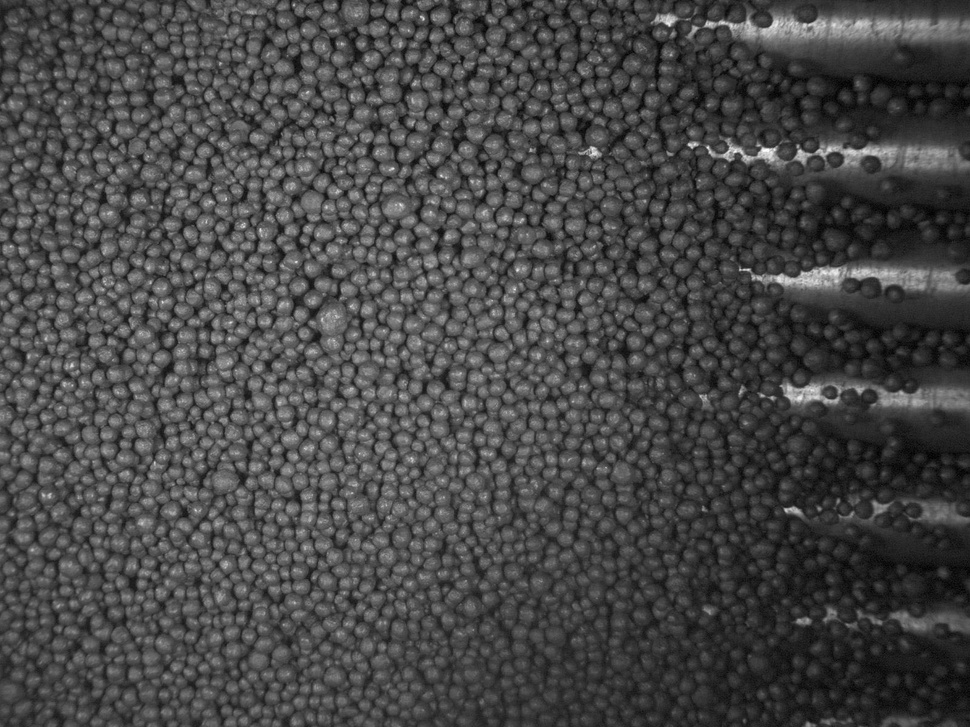
#> input picture selfMessCode/hole/1.jpg, 970 x 727 px, shrunk from 1600 x 1200 before the run
$ python alldef.py
#> lines starting #> are read from the running program, lines starting #| are printed output that depends on the picture; after the words box and inside, x2 and y2 are one past the last pixel; in counts of white or black regions, pixels touching at a corner belong together
# -*- coding: utf-8 -*-

"""
    @Author  : Mumu
    @Time    : 2022/8/6 20:54
    @Function:

"""

import cv2, math
import numpy as np
import xlsxwriter as xw

dirpath = r'1.jpg'


# 拟合图片地址


def fillHole(im_in):
    im_floodfill = im_in.copy()

    # Mask used to flood filling.
    # Notice the size needs to be 2 pixels than the image.
    h, w = im_in.shape[:2]
    mask = np.zeros((h + 2, w + 2), np.uint8)

    # Floodfill from point (0, 0)
    cv2.floodFill(im_floodfill, mask, (0, 0), 255);

    # Invert floodfilled image
    im_floodfill_inv = cv2.bitwise_not(im_floodfill)

    # Combine the two images to get the foreground.
    im_out = im_in | im_floodfill_inv

    return im_out


img_cv = cv2.imread(dirpath)
#> img_cv is the input picture: shape (727, 970, 3); min 0, max 255, mean 71.4
# cv2.imshow("img_cvmage", img_cv)
gray_img = cv2.cvtColor(img_cv, cv2.COLOR_BGR2GRAY)
retval, dst = cv2.threshold(gray_img, 23, 255, cv2.THRESH_BINARY)
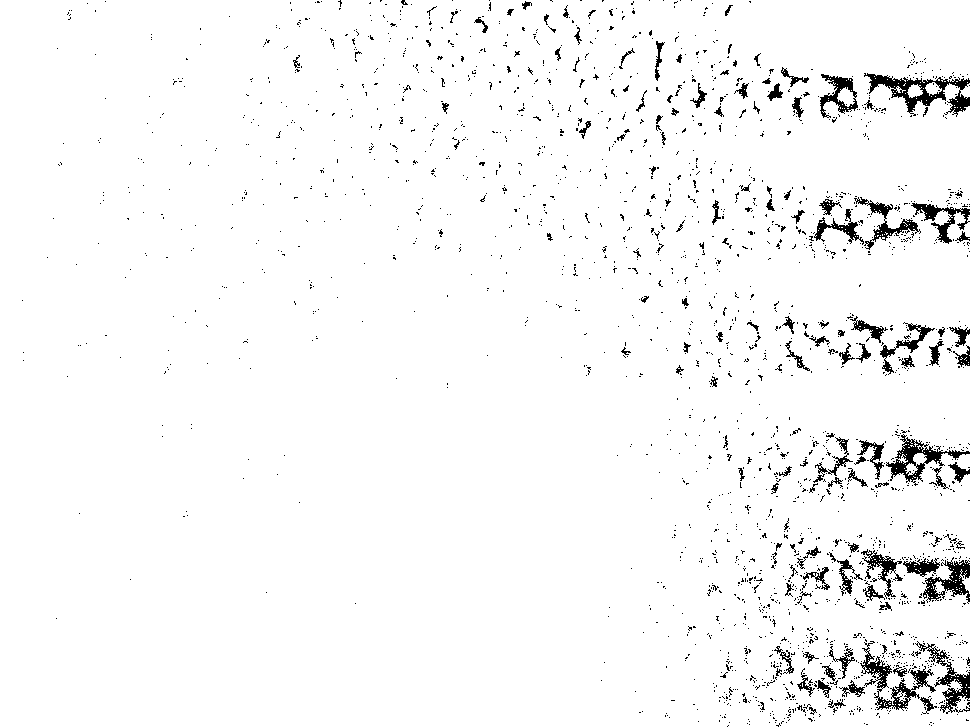
#> dst: shape (727, 970); 96.7% white; black in thin lines or dots
# cv2.imshow("binary",dst)
imf = fillHole(dst)
#> in fillHole, `im_floodfill_inv = cv2.bitwise_not(im_floodfill)`: im_floodfill_inv: shape (727, 970); 3.3% white in thin lines or dots
#> in fillHole, `im_out = im_in | im_floodfill_inv`: im_out: shape (727, 970); every value is 255
# cv2.imshow("imfmage", imf)
dst1 = dst.copy()
cv2.bitwise_not(dst1, dst)
extended = cv2.copyMakeBorder(dst, 10, 10, 10, 10, cv2.BORDER_CONSTANT, value=[255, 255, 255])
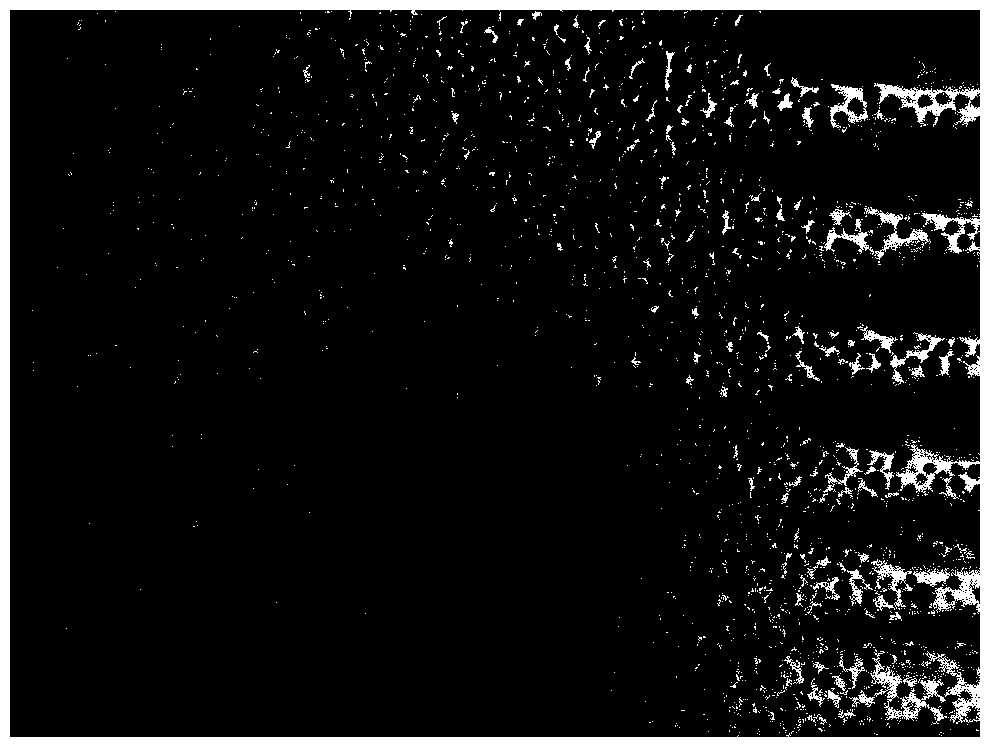
#> extended: shape (747, 990); 7.8% white; 2186 white regions (2056 under 20 px), largest, box (x1, y1, x2, y2) and area: (0, 0, 990, 747) 40128, (870, 651, 946, 721) 1212, (864, 207, 931, 260) 714
mh, mw = extended.shape[:2]
#> mh = 747; mw = 990
mask = np.zeros([mh + 2, mw + 2], np.uint8)
cv2.floodFill(extended, mask, (5, 5), (0, 0, 0), flags=cv2.FLOODFILL_FIXED_RANGE)
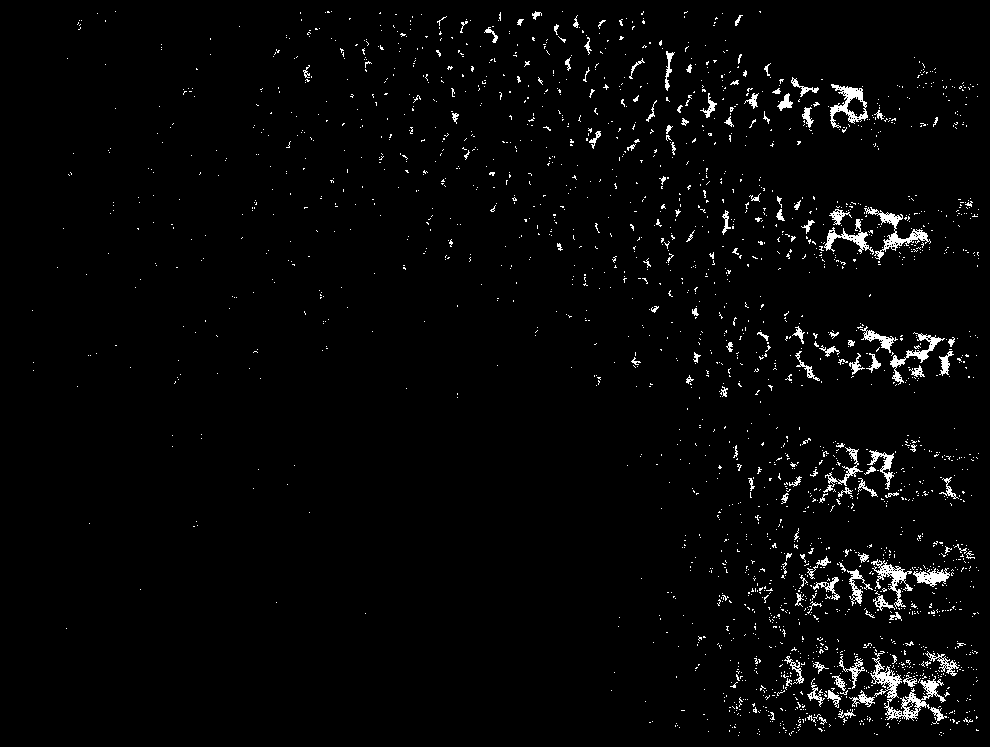
#> extended: shape (747, 990); 2.4% white in thin lines or dots
cropImg = extended[10:10 + img_cv.shape[0], 10:10 + img_cv.shape[1]]
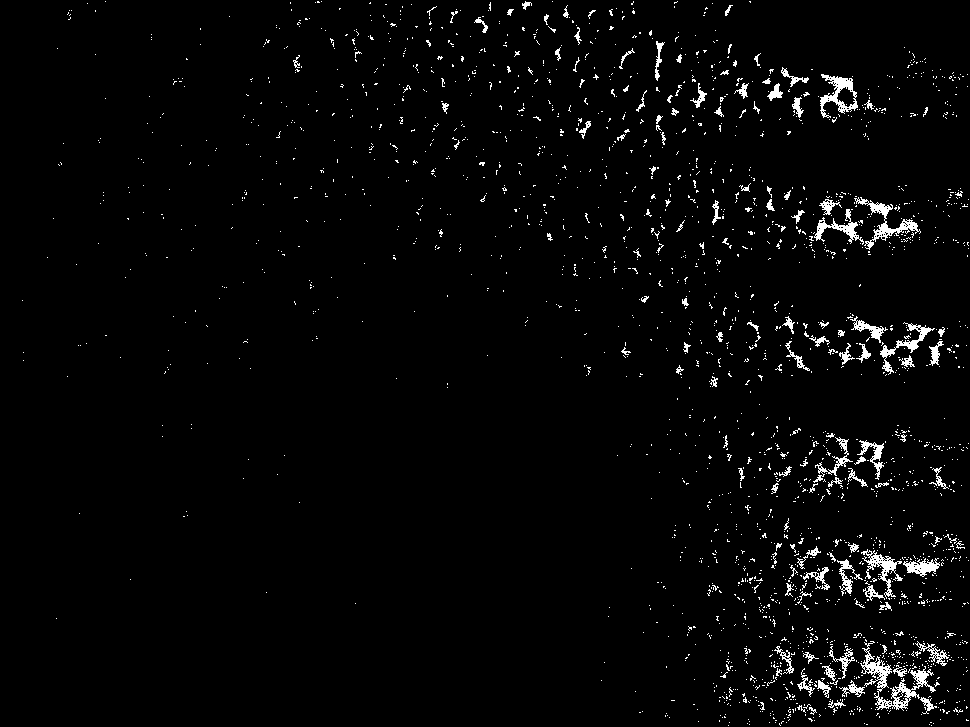
#> cropImg: shape (727, 970); 2.6% white in thin lines or dots
# cv2.imshow("cropImgmage", cropImg)

ret, labels, stats, centroid = cv2.connectedComponentsWithStats(cropImg)
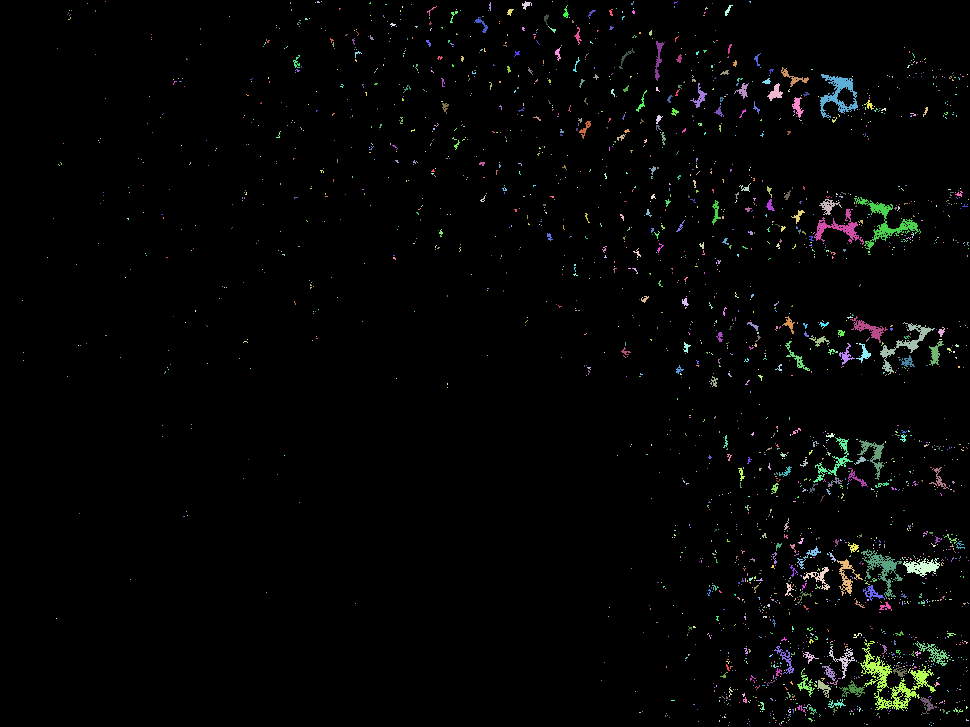
#> labels: shape (727, 970) int32; 2268 distinct labels, from 0 to 2267; one colour per label, 0 black
#> ret = 2268; stats = 2268 rows, first 6: [0, 0, 970, 727, 687117], [105, 1, 1, 1, 1], [317, 1, 3, 2, 5], [321, 1, 1, 1, 1], [522, 1, 10, 9, 43], [552, 1, 1, 1, 1]; centroid = 2268 pairs, first value 22 to 968, second value 1 to 725
# get contours

contours, hierarchy = cv2.findContours(cropImg, cv2.RETR_TREE, cv2.CHAIN_APPROX_SIMPLE)
#> contours = 2783 contours, 2706 with area under 20; largest, box (x1, y1, x2, y2) and area: (860, 641, 936, 711) 1086, (820, 74, 858, 118) 771, (854, 197, 921, 250) 588, (861, 549, 903, 599) 448, (880, 322, 935, 375) 403
cnt, hierarchy = cv2.findContours(cropImg, cv2.RETR_EXTERNAL, cv2.CHAIN_APPROX_SIMPLE)
#> cnt = 2264 contours, 2190 with area under 20; largest, box (x1, y1, x2, y2) and area: (860, 641, 936, 711) 1086, (820, 74, 858, 118) 771, (854, 197, 921, 250) 588, (861, 549, 903, 599) 448, (880, 322, 935, 375) 403

contours_area = []

# calculate area and filter into new array

for con in contours:
    area = cv2.contourArea(con)

    contours_area.append(con)
#> this loop made 2783 passes
#> (con, area) on passes 1 to 3: ([[931, 725]], 0), ([[728, 725]], 0), ([[929, 724]], 0)
#> after the loop, contours_area has the same summary as contours

contours_cirles = []
circularity_a = []
perimeter_a = []
ellipse_a = []

ellipse_x = []
ellipse_y = []
ellipse_min = []
ellipse_max = []
ellipse_ro = []
fileName = "统计.xlsx"
workbook = xw.Workbook(fileName)  # 创建工作簿
worksheet1 = workbook.add_worksheet("sheet1")  # 创建子表
worksheet1.activate()  # 激活表
title = ['ellipse_x', 'ellipse_y', 'ellipse_min', 'ellipse_max', 'ellipse_rot']  # 设置表头
worksheet1.write_row('A1', title)  # 从A1单元格开始写入表头
# check if contour is of circular shape
a = 0
rate = 2.7

# def cal_distance(p1, p2):
#     return math.sqrt(math.pow((p1 - p2),2) + math.pow(p1 - p2,2))


for con in contours_area:

    perimeter = cv2.arcLength(con, True)
    perimeter_a.append(perimeter)
    area = cv2.contourArea(con)

    # 先看是否满足周长和面积的条件，再对成圆率做限定，
    if len(con) <= 4 or area < 40:

        1
    else:

        circularity = 4 * math.pi * (area / (perimeter * perimeter))
        circularity_a.append(circularity)
        if 0.05 <= circularity <= 1.3:
            a = a + 1;
            contours_cirles.append(con)
            ellips = cv2.fitEllipse(con)
            ellipse = list([list(ellips[0]), list(ellips[1]), (ellips[2])]);
            ellipse[1][0] = ellips[1][0] + 4;
            ellipse[1][1] = ellips[1][1] + 4;
            ellipse[0][0] = ellips[0][0]
            ellipse[0][1] = ellips[0][1]
            ellipse[2] = ellips[2]
            # 绘制椭圆
            cv2.ellipse(img_cv, ellipse, (0, 0, 255), 1)
            ellipse_a.append(ellipse)
            ellipse_x.append(ellipse[0][0])
            ellipse_y.append(ellipse[0][1])
            ellipse_min.append(ellipse[1][0] / 2.7)
            ellipse_max.append(ellipse[1][1] / 2.7)
            ellipse_ro.append(ellipse[2])
            row = 'A' + str(a + 1)
            ellipse[1][0] = (ellipse[1][0]) / rate
            ellipse[1][1] = (ellipse[1][1]) / rate
            worksheet1.write_row(row, [ellipse[0][0], ellipse[0][1], (ellipse[1][0]), (ellipse[1][1]), ellipse[2]])
#> this loop made 2783 passes
#> (perimeter, area, circularity, row) on passes 129, 185, 197, 256, 261, 369, 386, 418, 472, 719: (82.91, 70, 0.128, 'A2'), (136.3, 110.5, 0.0748, 'A3'), (60.53, 84.5, 0.29, 'A4'), (70.77, 51, 0.128, 'A5'), (60.53, 64.5, 0.221, 'A6'), (177.5, 140, 0.0559, 'A7'), (135.8, 94.5, 0.0644, 'A8'), (210, 175.5, 0.05, 'A9'), (41.7, 51.5, 0.372, 'A10'), (85.25, 97, 0.168, 'A11')
#> (perimeter, area, circularity) on passes 236, 443, 899, 1261, 1983, 2510: (145.1, 75.5, 0.0451), (813.1, 1086, 0.0206), (400.7, 448.5, 0.0351), (302.7, 215, 0.0295), (444.9, 588.5, 0.0374), (274.7, 771, 0.128)
#> after the loop, a = 39; circularity_a = 44 values, max 0.494 at index 40, min 0.0206 at index 9, mean 0.136; contours_cirles = 39 contours; largest, box (x1, y1, x2, y2) and area: (820, 74, 858, 118) 771, (880, 322, 935, 375) 403, (814, 209, 864, 245) 370, (903, 558, 940, 577) 315, (836, 86, 856, 108) 248; ellipse_a = 39 items; ellipse_max = 39 values, max 23.26 at index 23, min 5.87 at index 8, mean 10.66; ellipse_min = 39 values, max 15.42 at index 34, min 3.94 at index 29, mean 6.9; ellipse_ro = 39 values, max 176 at index 30, min 4.15 at index 37, mean 100.7; ellipse_x = 39 values, max 940.9 at index 15, min 480.5 at index 38, mean 821.8; ellipse_y = 39 values, max 705.3 at index 0, min 24.61 at index 38, mean 384.8; perimeter_a = 2783 values, max 813.1 at index 442, min 0 at index 0, mean 7.09
            # [8 lines of commented-out code are left out]

cv2.imshow("output", img_cv)
# [40 lines of commented-out code are left out]
cv2.waitKey(0)
cv2.destroyAllWindows()
